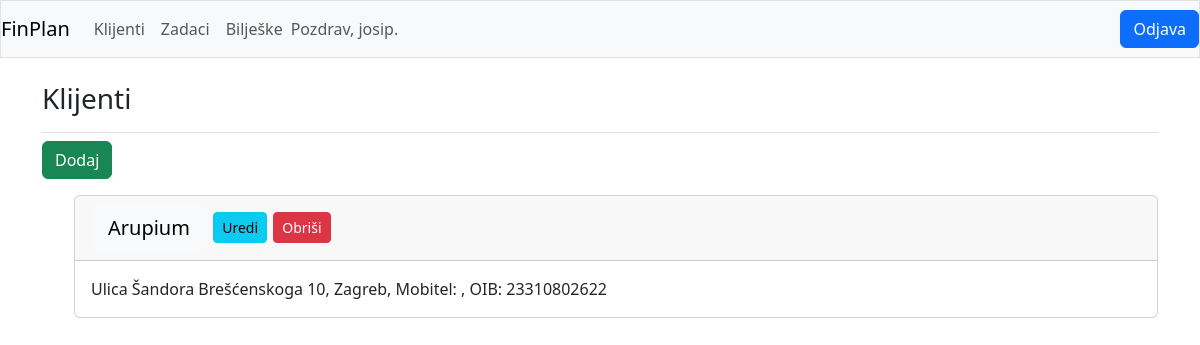
The page /clients (signed in) on the database its author committed.
### fin_plan_app/models.py (models this page shows)
class Client(models.Model):
	name = models.CharField(max_length=200)
	TYPE_CHOICE = (
		('0', 'J.D.O.O.'),
		('1', 'D.O.O.'),
		('3', 'D.D.'),
		('4', 'OBRT'),
		('5', 'NEPROFITNA ORGANIZACIJA'),
	)
	type = models.CharField(max_length=1, choices=TYPE_CHOICE)
	SIZE_CHOICE = (
		('0', 'MIKRO'),
		('1', 'MALI'),
		('3', 'SREDNJI'),
		('4', 'VELIKI'),
	)
	size = models.CharField(max_length=1, choices=SIZE_CHOICE, blank=True)
	address = models.CharField(max_length=200)
	city = models.CharField(max_length=100)
	post_number = models.CharField(max_length=10, blank=True)
	country = models.CharField(max_length=100, blank=True)
	tel = models.CharField(max_length=20, blank=True)
	mob = models.CharField(max_length=20, blank=True)
	email = models.CharField(max_length=100, blank=True)
	fax = models.CharField(max_length=20, blank=True)
	director_name = models.CharField(max_length=200, blank=True)
	director_address = models.CharField(max_length=200, blank=True)
	director_oib = models.CharField(max_length=200, blank=True)
	oib = models.CharField(max_length=11)
	vat_id = models.CharField(max_length=13, blank=True)
	reg_number = models.CharField(max_length=20, blank=True)
	stat_number = models.CharField(max_length=20, blank=True)
	hzmo_number = models.CharField(max_length=20, blank=True)
	hzzo_number = models.CharField(max_length=20, blank=True)
	PDV_CHOICE = (
		('0', 'NIJE OBVEZNIK'),
		('1', 'MJESEČNI'),
		('3', 'KVARTALNI'),
		)
	pdv = models.CharField(max_length=1, choices=PDV_CHOICE)
	number_worker = models.IntegerField(null=True, blank=True)
	price = models.DecimalField(null=True, max_digits=10, decimal_places=2, blank=True)
	owner = models.ForeignKey(User, on_delete=models.CASCADE)
	def __str__(self):
		return self.name

### fin_plan_app/views.py (the view)
# urls.py: path('clients', views.clients, name='clients'),
@login_required
def clients(request):
	clients = Client.objects.filter(owner=request.user).order_by('name')
	context = {'clients': clients}
	return render(request, 'fin_plan_app/clients.html', context)

### fin_plan_app/templates/fin_plan_app/clients.html
{% extends "fin_plan_app/base.html" %}
{% block page_header %}
  <h3>Klijenti</h3>
{% endblock page_header %}
{% block content %}
  <p>
    <a href="{% url 'fin_plan_app:new_client' %}" class="btn btn-success">Dodaj</a>
  </p>
  <ul>
  	{% for client in clients %}
  	  <div class="card mb-3">
      	<h4 class="card-header">
			<a href="{% url 'fin_plan_app:client' client.id %}" class="btn btn-light btn-lg">{{ client }}</a>
			<a href="{% url 'fin_plan_app:edit_client' client.id %}" class="btn btn-info btn-sm">Uredi</a>
			<a href="{% url 'fin_plan_app:delete_client' client.id %}" class="btn btn-danger btn-sm">Obriši</a>
		</h4>
	    <div class="card-body">
        {{ client.address }}, {{ client.city }}, Mobitel: {{ client.mob }}, OIB: {{ client.oib }}
        </div>
	  </div>
  	{% empty %}
  	  <li><h3>Nije dodan niti jedan klijent.</h3></li>
  	{% endfor %}
  </ul>
{% endblock content %}

### fin_plan_app/templates/fin_plan_app/base.html (shortened to what this page needs)
{% load django_bootstrap5 %}
<!doctype html>
<html lang="en">
<head>
	{% bootstrap_css %}
	 <link href="https://cdnjs.cloudflare.com/ajax/libs/bootstrap-datepicker/1.9.0/css/bootstrap-datepicker.min.css" rel="stylesheet">
</head>
<body>
  <nav class="navbar navbar-expand-md navbar-light bg-light mb-4 border">
	  <a class="navbar-brand" href="{% url 'fin_plan_app:index' %}">
		  FinPlan</a>
	  <div class="collapse navbar-collapse" id="navbarCollapse">
		  <ul class="navbar-nav mr-auto">
			  <li class="nav-item">
				  <a class="nav-link" href="{% url 'fin_plan_app:clients'%}">
					  Klijenti</a></li>
			  <li class="nav-item">
				  <a class="nav-link" href="{% url 'fin_plan_app:tasks'%}">
					  Zadaci</a></li>
			  <li class="nav-item">
				  <a class="nav-link" href="{% url 'fin_plan_app:notes'%}">
					  Bilješke</a></li>
		  </ul>
			  {% if user.is_authenticated %}
			  <ul class="navbar-nav ml-auto">
				<li class="nav-item">
					<span class="navbar-text">Pozdrav, {{ user.username }}.</span>
				</li>
			  </ul>
			  {% endif %}
	  </div>
	  {% if user.is_authenticated %}
	  <div class="ml-auto">
		<form action="{% url 'users:logout' %}" method='post'>
		  <button type="submit" class="btn btn-primary">Odjava</button>
		</form>
	  </div>
	{% endif %}
  </nav>
  <main role="main" class="container">
	  <div class="pb-2 mb-2 border-bottom">
		  {% block page_header %}{% endblock page_header %}
	  </div>
		  {% block content %}{% endblock content %}
  </main>
</body>
</html>

### rows shown on the page
Client: name "Arupium", address "Ulica Šandora Brešćenskoga 10", city "Zagreb", oib "23310802622"

### other values the page prints
{{ user.username }} "josip"
